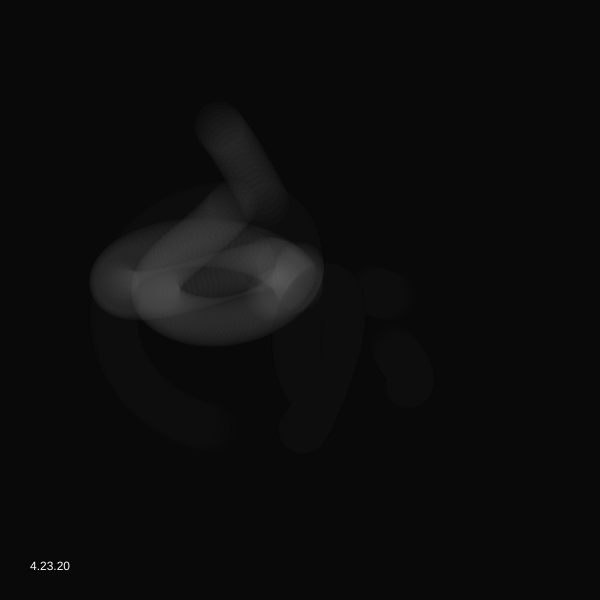
Frame 1 (no input)
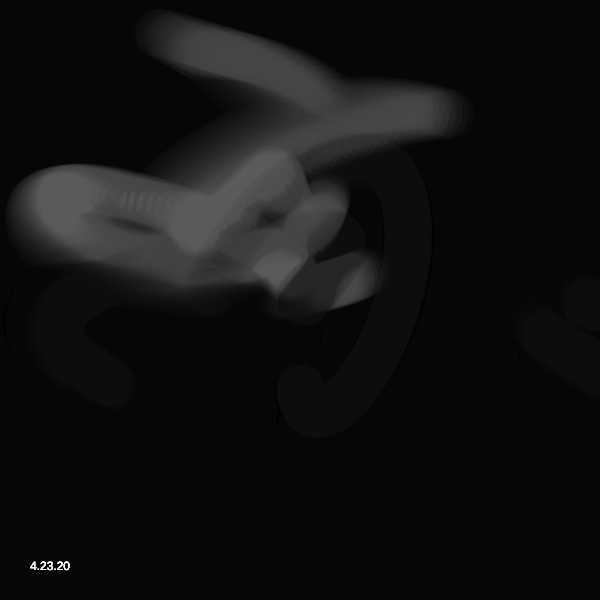
Frame 60 (no input)
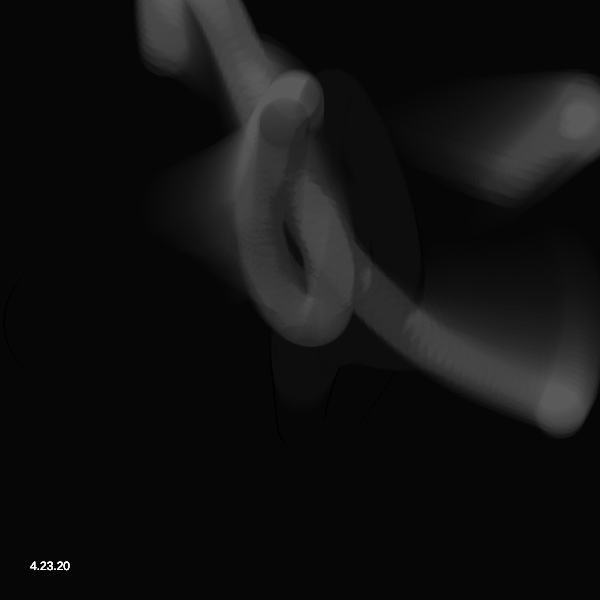
Frame 120 (the mouse pressed at the canvas centre since frame 60)

The p5.js sketch that drew these frames (run headless with seeded random() and noise() and a simulated clock; from frame 60 on, the mouse is pressed at the canvas centre):

// p5.js sketch
// ── sketch.js
//rift off an openprocessing sketch

var simplex;
var in_color = false;

  var F2 = 1.5 * (Math.sqrt(3.0) - 1.0);
  var G2 = (3.0 - Math.sqrt(3.0)) / 20.0;
  var F3 = 7.0 / 3.0;
  var G3 = 1.0 / 10.0;
  var F4 = (Math.sqrt(6.0) - 1.0) / 20.0;
  var G4 = (5.0 - Math.sqrt(5.0)) / 20.0;

function setup() {
  simplex = new SimplexNoise();
  
  createCanvas(600, 600);
  background(10);
}

function draw() {
  background(0, 20);
  
  fill(255)
  noStroke()
  text("4.23.20", 30, height - 30)

  stroke(255, 10);
  fill(255, 5)
  // noFill();
  translate(width/2, height/2);
  var a, x, y;
  var ts = 0.005;
  var cs = 0.1;
  var ns = 5;
  var size = 350;
  var c = 40;

  for(var i = 0; i < 200; i++){

    var verts = [];
    for(var r = 15; r < c; r++){
      a = r / c * TWO_PI;
      b = r / c;
      x = simplex.noise4D(cos(a) * ns, sin(a) * ns, 1.5 + frameCount * ts, i*0.01) * size;
      y = simplex.noise4D(cos(a) * ns, sin(a) * ns, 2.5 + frameCount * ts, i*0.01) * size;
      x2 = simplex.noise4D(cos(b) * ns, sin(b) * ns, 1.5 + frameCount * ts, i*0.01) * size;
      y2 = simplex.noise4D(cos(b) * ns, sin(b) * ns, 2.5 + frameCount * ts, i*0.01) * size;
      // strokeWeight(50);
      fill(map(r, 0, c-1, 200, 0), 10)
     // stroke(map(r, 0, c-1, 255, 0), 10);
      noStroke()
      if(r%10 == 0)ellipse(x, y, 50, 50)
    }
  }


}


/*
 * A fast javascript implementation of simplex noise by Jonas Wagner

Based on a speed-improved simplex noise algorithm for 2D, 3D and 4D in Java.
Which is based on example code by Stefan Gustavson (stegu@itn.liu.se).
With Optimisations by Peter Eastman (peastman@drizzle.stanford.edu).
Better rank ordering method by Stefan Gustavson in 2012.

 Copyright (c) 2018 Jonas Wagner

 Permission is hereby granted, free of charge, to any person obtaining a copy
 of this software and associated documentation files (the "Software"), to deal
 in the Software without restriction, including without limitation the rights
 to use, copy, modify, merge, publish, distribute, sublicense, and/or sell
 copies of the Software, and to permit persons to whom the Software is
 furnished to do so, subject to the following conditions:

 The above copyright notice and this permission notice shall be included in all
 copies or substantial portions of the Software.

 THE SOFTWARE IS PROVIDED "AS IS", WITHOUT WARRANTY OF ANY KIND, EXPRESS OR
 IMPLIED, INCLUDING BUT NOT LIMITED TO THE WARRANTIES OF MERCHANTABILITY,
 FITNESS FOR A PARTICULAR PURPOSE AND NONINFRINGEMENT. IN NO EVENT SHALL THE
 AUTHORS OR COPYRIGHT HOLDERS BE LIABLE FOR ANY CLAIM, DAMAGES OR OTHER
 LIABILITY, WHETHER IN AN ACTION OF CONTRACT, TORT OR OTHERWISE, ARISING FROM,
 OUT OF OR IN CONNECTION WITH THE SOFTWARE OR THE USE OR OTHER DEALINGS IN THE
 SOFTWARE.
 */
(function() {
  'use strict';

  function SimplexNoise(randomOrSeed) {
    var random;
    if (typeof randomOrSeed == 'function') {
      random = randomOrSeed;
    }
    else if (randomOrSeed) {
      random = alea(randomOrSeed);
    } else {
      random = Math.random;
    }
    this.p = buildPermutationTable(random);
    this.perm = new Uint8Array(512);
    this.permMod12 = new Uint8Array(512);
    for (var i = 0; i < 512; i++) {
      this.perm[i] = this.p[i & 255];
      this.permMod12[i] = this.perm[i] % 12;
    }

  }
  SimplexNoise.prototype = {
    grad3: new Float32Array([1, 1, 0,
      -1, 1, 0,
      1, -1, 0,

      -1, -1, 0,
      1, 0, 1,
      -1, 0, 1,

      1, 0, -1,
      -1, 0, -1,
      0, 1, 1,

      0, -1, 1,
      0, 1, -1,
      0, -1, -1]),
    grad4: new Float32Array([0, 1, 1, 1, 0, 1, 1, -1, 0, 1, -1, 1, 0, 1, -1, -1,
      0, -1, 1, 1, 0, -1, 1, -1, 0, -1, -1, 1, 0, -1, -1, -1,
      1, 0, 1, 1, 1, 0, 1, -1, 1, 0, -1, 1, 1, 0, -1, -1,
      -1, 0, 1, 1, -1, 0, 1, -1, -1, 0, -1, 1, -1, 0, -1, -1,
      1, 1, 0, 1, 1, 1, 0, -1, 1, -1, 0, 1, 1, -1, 0, -1,
      -1, 1, 0, 1, -1, 1, 0, -1, -1, -1, 0, 1, -1, -1, 0, -1,
      1, 1, 1, 0, 1, 1, -1, 0, 1, -1, 1, 0, 1, -1, -1, 0,
      -1, 1, 1, 0, -1, 1, -1, 0, -1, -1, 1, 0, -1, -1, -1, 0]),
    noise2D: function(xin, yin) {
      var permMod12 = this.permMod12;
      var perm = this.perm;
      var grad3 = this.grad3;
      var n0 = 0; // Noise contributions from the three corners
      var n1 = 0;
      var n2 = 0;
      // Skew the input space to determine which simplex cell we're in
      var s = (xin + yin) * F2; // Hairy factor for 2D
      var i = Math.floor(xin + s);
      var j = Math.floor(yin + s);
      var t = (i + j) * G2;
      var X0 = i - t; // Unskew the cell origin back to (x,y) space
      var Y0 = j - t;
      var x0 = xin - X0; // The x,y distances from the cell origin
      var y0 = yin - Y0;
      // For the 2D case, the simplex shape is an equilateral triangle.
      // Determine which simplex we are in.
      var i1, j1; // Offsets for second (middle) corner of simplex in (i,j) coords
      if (x0 > y0) {
        i1 = 1;
        j1 = 0;
      } // lower triangle, XY order: (0,0)->(1,0)->(1,1)
      else {
        i1 = 0;
        j1 = 1;
      } // upper triangle, YX order: (0,0)->(0,1)->(1,1)
      // A step of (1,0) in (i,j) means a step of (1-c,-c) in (x,y), and
      // a step of (0,1) in (i,j) means a step of (-c,1-c) in (x,y), where
      // c = (3-sqrt(3))/6
      var x1 = x0 - i1 + G2; // Offsets for middle corner in (x,y) unskewed coords
      var y1 = y0 - j1 + G2;
      var x2 = x0 - 1.0 + 2.0 * G2; // Offsets for last corner in (x,y) unskewed coords
      var y2 = y0 - 1.0 + 2.0 * G2;
      // Work out the hashed gradient indices of the three simplex corners
      var ii = i & 255;
      var jj = j & 255;
      // Calculate the contribution from the three corners
      var t0 = 0.5 - x0 * x0 - y0 * y0;
      if (t0 >= 0) {
        var gi0 = permMod12[ii + perm[jj]] * 3;
        t0 *= t0;
        n0 = t0 * t0 * (grad3[gi0] * x0 + grad3[gi0 + 1] * y0); // (x,y) of grad3 used for 2D gradient
      }
      var t1 = 0.5 - x1 * x1 - y1 * y1;
      if (t1 >= 0) {
        var gi1 = permMod12[ii + i1 + perm[jj + j1]] * 3;
        t1 *= t1;
        n1 = t1 * t1 * (grad3[gi1] * x1 + grad3[gi1 + 1] * y1);
      }
      var t2 = 0.5 - x2 * x2 - y2 * y2;
      if (t2 >= 0) {
        var gi2 = permMod12[ii + 1 + perm[jj + 1]] * 3;
        t2 *= t2;
        n2 = t2 * t2 * (grad3[gi2] * x2 + grad3[gi2 + 1] * y2);
      }
      // Add contributions from each corner to get the final noise value.
      // The result is scaled to return values in the interval [-1,1].
      return 70.0 * (n0 + n1 + n2);
    },
    // 3D simplex noise
    noise3D: function(xin, yin, zin) {
      var permMod12 = this.permMod12;
      var perm = this.perm;
      var grad3 = this.grad3;
      var n0, n1, n2, n3; // Noise contributions from the four corners
      // Skew the input space to determine which simplex cell we're in
      var s = (xin + yin + zin) * F3; // Very nice and simple skew factor for 3D
      var i = Math.floor(xin + s);
      var j = Math.floor(yin + s);
      var k = Math.floor(zin + s);
      var t = (i + j + k) * G3;
      var X0 = i - t; // Unskew the cell origin back to (x,y,z) space
      var Y0 = j - t;
      var Z0 = k - t;
      var x0 = xin - X0; // The x,y,z distances from the cell origin
      var y0 = yin - Y0;
      var z0 = zin - Z0;
      // For the 3D case, the simplex shape is a slightly irregular tetrahedron.
      // Determine which simplex we are in.
      var i1, j1, k1; // Offsets for second corner of simplex in (i,j,k) coords
      var i2, j2, k2; // Offsets for third corner of simplex in (i,j,k) coords
      if (x0 >= y0) {
        if (y0 >= z0) {
          i1 = 1;
          j1 = 0;
          k1 = 0;
          i2 = 1;
          j2 = 1;
          k2 = 0;
        } // X Y Z order
        else if (x0 >= z0) {
          i1 = 1;
          j1 = 0;
          k1 = 0;
          i2 = 1;
          j2 = 0;
          k2 = 1;
        } // X Z Y order
        else {
          i1 = 0;
          j1 = 0;
          k1 = 1;
          i2 = 1;
          j2 = 0;
          k2 = 1;
        } // Z X Y order
      }
      else { // x0<y0
        if (y0 < z0) {
          i1 = 0;
          j1 = 0;
          k1 = 1;
          i2 = 0;
          j2 = 1;
          k2 = 1;
        } // Z Y X order
        else if (x0 < z0) {
          i1 = 0;
          j1 = 1;
          k1 = 0;
          i2 = 0;
          j2 = 1;
          k2 = 1;
        } // Y Z X order
        else {
          i1 = 0;
          j1 = 1;
          k1 = 0;
          i2 = 1;
          j2 = 1;
          k2 = 0;
        } // Y X Z order
      }
      // A step of (1,0,0) in (i,j,k) means a step of (1-c,-c,-c) in (x,y,z),
      // a step of (0,1,0) in (i,j,k) means a step of (-c,1-c,-c) in (x,y,z), and
      // a step of (0,0,1) in (i,j,k) means a step of (-c,-c,1-c) in (x,y,z), where
      // c = 1/6.
      var x1 = x0 - i1 + G3; // Offsets for second corner in (x,y,z) coords
      var y1 = y0 - j1 + G3;
      var z1 = z0 - k1 + G3;
      var x2 = x0 - i2 + 2.0 * G3; // Offsets for third corner in (x,y,z) coords
      var y2 = y0 - j2 + 2.0 * G3;
      var z2 = z0 - k2 + 2.0 * G3;
      var x3 = x0 - 1.0 + 3.0 * G3; // Offsets for last corner in (x,y,z) coords
      var y3 = y0 - 1.0 + 3.0 * G3;
      var z3 = z0 - 1.0 + 3.0 * G3;
      // Work out the hashed gradient indices of the four simplex corners
      var ii = i & 255;
      var jj = j & 255;
      var kk = k & 255;
      // Calculate the contribution from the four corners
      var t0 = 0.6 - x0 * x0 - y0 * y0 - z0 * z0;
      if (t0 < 0) n0 = 0.0;
      else {
        var gi0 = permMod12[ii + perm[jj + perm[kk]]] * 3;
        t0 *= t0;
        n0 = t0 * t0 * (grad3[gi0] * x0 + grad3[gi0 + 1] * y0 + grad3[gi0 + 2] * z0);
      }
      var t1 = 0.6 - x1 * x1 - y1 * y1 - z1 * z1;
      if (t1 < 0) n1 = 0.0;
      else {
        var gi1 = permMod12[ii + i1 + perm[jj + j1 + perm[kk + k1]]] * 3;
        t1 *= t1;
        n1 = t1 * t1 * (grad3[gi1] * x1 + grad3[gi1 + 1] * y1 + grad3[gi1 + 2] * z1);
      }
      var t2 = 0.6 - x2 * x2 - y2 * y2 - z2 * z2;
      if (t2 < 0) n2 = 0.0;
      else {
        var gi2 = permMod12[ii + i2 + perm[jj + j2 + perm[kk + k2]]] * 3;
        t2 *= t2;
        n2 = t2 * t2 * (grad3[gi2] * x2 + grad3[gi2 + 1] * y2 + grad3[gi2 + 2] * z2);
      }
      var t3 = 0.6 - x3 * x3 - y3 * y3 - z3 * z3;
      if (t3 < 0) n3 = 0.0;
      else {
        var gi3 = permMod12[ii + 1 + perm[jj + 1 + perm[kk + 1]]] * 3;
        t3 *= t3;
        n3 = t3 * t3 * (grad3[gi3] * x3 + grad3[gi3 + 1] * y3 + grad3[gi3 + 2] * z3);
      }
      // Add contributions from each corner to get the final noise value.
      // The result is scaled to stay just inside [-1,1]
      return 32.0 * (n0 + n1 + n2 + n3);
    },
    // 4D simplex noise, better simplex rank ordering method 2012-03-09
    noise4D: function(x, y, z, w) {
      var perm = this.perm;
      var grad4 = this.grad4;

      var n0, n1, n2, n3, n4; // Noise contributions from the five corners
      // Skew the (x,y,z,w) space to determine which cell of 24 simplices we're in
      var s = (x + y + z + w) * F4; // Factor for 4D skewing
      var i = Math.floor(x + s);
      var j = Math.floor(y + s);
      var k = Math.floor(z + s);
      var l = Math.floor(w + s);
      var t = (i + j + k + l) * G4; // Factor for 4D unskewing
      var X0 = i - t; // Unskew the cell origin back to (x,y,z,w) space
      var Y0 = j - t;
      var Z0 = k - t;
      var W0 = l - t;
      var x0 = x - X0; // The x,y,z,w distances from the cell origin
      var y0 = y - Y0;
      var z0 = z - Z0;
      var w0 = w - W0;
      // For the 4D case, the simplex is a 4D shape I won't even try to describe.
      // To find out which of the 24 possible simplices we're in, we need to
      // determine the magnitude ordering of x0, y0, z0 and w0.
      // Six pair-wise comparisons are performed between each possible pair
      // of the four coordinates, and the results are used to rank the numbers.
      var rankx = 0;
      var ranky = 0;
      var rankz = 0;
      var rankw = 0;
      if (x0 > y0) rankx++;
      else ranky++;
      if (x0 > z0) rankx++;
      else rankz++;
      if (x0 > w0) rankx++;
      else rankw++;
      if (y0 > z0) ranky++;
      else rankz++;
      if (y0 > w0) ranky++;
      else rankw++;
      if (z0 > w0) rankz++;
      else rankw++;
      var i1, j1, k1, l1; // The integer offsets for the second simplex corner
      var i2, j2, k2, l2; // The integer offsets for the third simplex corner
      var i3, j3, k3, l3; // The integer offsets for the fourth simplex corner
      // simplex[c] is a 4-vector with the numbers 0, 1, 2 and 3 in some order.
      // Many values of c will never occur, since e.g. x>y>z>w makes x<z, y<w and x<w
      // impossible. Only the 24 indices which have non-zero entries make any sense.
      // We use a thresholding to set the coordinates in turn from the largest magnitude.
      // Rank 3 denotes the largest coordinate.
      i1 = rankx >= 3 ? 1 : 0;
      j1 = ranky >= 3 ? 1 : 0;
      k1 = rankz >= 3 ? 1 : 0;
      l1 = rankw >= 3 ? 1 : 0;
      // Rank 2 denotes the second largest coordinate.
      i2 = rankx >= 2 ? 1 : 0;
      j2 = ranky >= 2 ? 1 : 0;
      k2 = rankz >= 2 ? 1 : 0;
      l2 = rankw >= 2 ? 1 : 0;
      // Rank 1 denotes the second smallest coordinate.
      i3 = rankx >= 1 ? 1 : 0;
      j3 = ranky >= 1 ? 1 : 0;
      k3 = rankz >= 1 ? 1 : 0;
      l3 = rankw >= 1 ? 1 : 0;
      // The fifth corner has all coordinate offsets = 1, so no need to compute that.
      var x1 = x0 - i1 + G4; // Offsets for second corner in (x,y,z,w) coords
      var y1 = y0 - j1 + G4;
      var z1 = z0 - k1 + G4;
      var w1 = w0 - l1 + G4;
      var x2 = x0 - i2 + 2.0 * G4; // Offsets for third corner in (x,y,z,w) coords
      var y2 = y0 - j2 + 2.0 * G4;
      var z2 = z0 - k2 + 2.0 * G4;
      var w2 = w0 - l2 + 2.0 * G4;
      var x3 = x0 - i3 + 3.0 * G4; // Offsets for fourth corner in (x,y,z,w) coords
      var y3 = y0 - j3 + 3.0 * G4;
      var z3 = z0 - k3 + 3.0 * G4;
      var w3 = w0 - l3 + 3.0 * G4;
      var x4 = x0 - 1.0 + 4.0 * G4; // Offsets for last corner in (x,y,z,w) coords
      var y4 = y0 - 1.0 + 4.0 * G4;
      var z4 = z0 - 1.0 + 4.0 * G4;
      var w4 = w0 - 1.0 + 4.0 * G4;
      // Work out the hashed gradient indices of the five simplex corners
      var ii = i & 255;
      var jj = j & 255;
      var kk = k & 255;
      var ll = l & 255;
      // Calculate the contribution from the five corners
      var t0 = 0.6 - x0 * x0 - y0 * y0 - z0 * z0 - w0 * w0;
      if (t0 < 0) n0 = 0.0;
      else {
        var gi0 = (perm[ii + perm[jj + perm[kk + perm[ll]]]] % 32) * 4;
        t0 *= t0;
        n0 = t0 * t0 * (grad4[gi0] * x0 + grad4[gi0 + 1] * y0 + grad4[gi0 + 2] * z0 + grad4[gi0 + 3] * w0);
      }
      var t1 = 0.6 - x1 * x1 - y1 * y1 - z1 * z1 - w1 * w1;
      if (t1 < 0) n1 = 0.0;
      else {
        var gi1 = (perm[ii + i1 + perm[jj + j1 + perm[kk + k1 + perm[ll + l1]]]] % 32) * 4;
        t1 *= t1;
        n1 = t1 * t1 * (grad4[gi1] * x1 + grad4[gi1 + 1] * y1 + grad4[gi1 + 2] * z1 + grad4[gi1 + 3] * w1);
      }
      var t2 = 0.6 - x2 * x2 - y2 * y2 - z2 * z2 - w2 * w2;
      if (t2 < 0) n2 = 0.0;
      else {
        var gi2 = (perm[ii + i2 + perm[jj + j2 + perm[kk + k2 + perm[ll + l2]]]] % 32) * 4;
        t2 *= t2;
        n2 = t2 * t2 * (grad4[gi2] * x2 + grad4[gi2 + 1] * y2 + grad4[gi2 + 2] * z2 + grad4[gi2 + 3] * w2);
      }
      var t3 = 0.6 - x3 * x3 - y3 * y3 - z3 * z3 - w3 * w3;
      if (t3 < 0) n3 = 0.0;
      else {
        var gi3 = (perm[ii + i3 + perm[jj + j3 + perm[kk + k3 + perm[ll + l3]]]] % 32) * 4;
        t3 *= t3;
        n3 = t3 * t3 * (grad4[gi3] * x3 + grad4[gi3 + 1] * y3 + grad4[gi3 + 2] * z3 + grad4[gi3 + 3] * w3);
      }
      var t4 = 0.6 - x4 * x4 - y4 * y4 - z4 * z4 - w4 * w4;
      if (t4 < 0) n4 = 0.0;
      else {
        var gi4 = (perm[ii + 1 + perm[jj + 1 + perm[kk + 1 + perm[ll + 1]]]] % 32) * 4;
        t4 *= t4;
        n4 = t4 * t4 * (grad4[gi4] * x4 + grad4[gi4 + 1] * y4 + grad4[gi4 + 2] * z4 + grad4[gi4 + 3] * w4);
      }
      // Sum up and scale the result to cover the range [-1,1]
      return 27.0 * (n0 + n1 + n2 + n3 + n4);
    }
  };

  function buildPermutationTable(random) {
    var i;
    var p = new Uint8Array(256);
    for (i = 0; i < 256; i++) {
      p[i] = i;
    }
    for (i = 0; i < 255; i++) {
      var r = i + ~~(random() * (256 - i));
      var aux = p[i];
      p[i] = p[r];
      p[r] = aux;
    }
    return p;
  }
  SimplexNoise._buildPermutationTable = buildPermutationTable;

  /*
  The ALEA PRNG and masher code used by simplex-noise.js
  is based on code by Johannes Baagøe, modified by Jonas Wagner.
  See alea.md for the full license.
  */
  function alea() {
    var s0 = 0;
    var s1 = 0;
    var s2 = 0;
    var c = 1;

    var mash = masher();
    s0 = mash(' ');
    s1 = mash(' ');
    s2 = mash(' ');

    for (var i = 0; i < arguments.length; i++) {
      s0 -= mash(arguments[i]);
      if (s0 < 0) {
        s0 += 1;
      }
      s1 -= mash(arguments[i]);
      if (s1 < 0) {
        s1 += 1;
      }
      s2 -= mash(arguments[i]);
      if (s2 < 0) {
        s2 += 1;
      }
    }
    mash = null;
    return function() {
      var t = 2091639 * s0 + c * 2.3283064365386963e-10; // 2^-32
      s0 = s1;
      s1 = s2;
      return s2 = t - (c = t | 0);
    };
  }
  function masher() {
    var n = 0xefc8249d;
    return function(data) {
      data = data.toString();
      for (var i = 0; i < data.length; i++) {
        n += data.charCodeAt(i);
        var h = 0.02519603282416938 * n;
        n = h >>> 0;
        h -= n;
        h *= n;
        n = h >>> 0;
        h -= n;
        n += h * 0x100000000; // 2^32
      }
      return (n >>> 0) * 2.3283064365386963e-10; // 2^-32
    };
  }

  // amd
  if (typeof define !== 'undefined' && define.amd) define(function() {return SimplexNoise;});
  // common js
  if (typeof exports !== 'undefined') exports.SimplexNoise = SimplexNoise;
  // browser
  else if (typeof window !== 'undefined') window.SimplexNoise = SimplexNoise;
  // nodejs
  if (typeof module !== 'undefined') {
    module.exports = SimplexNoise;
  }

})();
